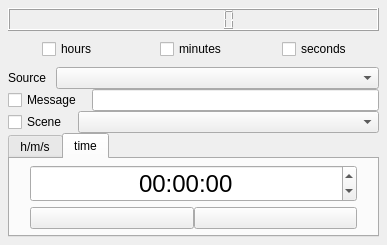
<?xml version="1.0" encoding="UTF-8"?>
<ui version="4.0">
 <class>CountdownTimer</class>
  <widget class="QWidget" name="mainLayout">
   <layout class="QGridLayout" name="gridLayout_2" rowstretch="1,0,0,0,0,0,0">
    <property name="leftMargin">
     <number>8</number>
    </property>
    <property name="topMargin">
     <number>8</number>
    </property>
    <property name="rightMargin">
     <number>8</number>
    </property>
    <property name="bottomMargin">
     <number>8</number>
    </property>
    <property name="horizontalSpacing">
     <number>-1</number>
    </property>
    <property name="verticalSpacing">
     <number>0</number>
    </property>
    <item row="3" column="0">
     <layout class="QHBoxLayout" name="sourceDropDownLayout" stretch="0,0,1">
      <property name="spacing">
       <number>-1</number>
      </property>
      <item>
       <widget class="QLabel" name="textSourceDropdownLabel">
        <property name="text">
         <string>Source</string>
        </property>
        <property name="margin">
         <number>2</number>
        </property>
       </widget>
      </item>
      <item>
       <spacer name="horizontalSpacer_3">
        <property name="orientation">
         <enum>Qt::Horizontal</enum>
        </property>
        <property name="sizeType">
         <enum>QSizePolicy::Fixed</enum>
        </property>
        <property name="sizeHint" stdset="0">
         <size>
          <width>10</width>
          <height>20</height>
         </size>
        </property>
       </spacer>
      </item>
      <item>
       <widget class="QComboBox" name="textSourceDropdownList"/>
      </item>
     </layout>
    </item>
    <item row="4" column="0">
     <layout class="QHBoxLayout" name="endMessageLayout" stretch="0,0,1">
      <property name="spacing">
       <number>-1</number>
      </property>
      <property name="sizeConstraint">
       <enum>QLayout::SetMinimumSize</enum>
      </property>
      <item>
       <widget class="QCheckBox" name="endMessageCheckBox">
        <property name="text">
         <string>Message</string>
        </property>
       </widget>
      </item>
      <item>
       <spacer name="horizontalSpacer">
        <property name="orientation">
         <enum>Qt::Horizontal</enum>
        </property>
        <property name="sizeType">
         <enum>QSizePolicy::Fixed</enum>
        </property>
        <property name="sizeHint" stdset="0">
         <size>
          <width>10</width>
          <height>20</height>
         </size>
        </property>
       </spacer>
      </item>
      <item>
       <widget class="QLineEdit" name="endMessageLineEdit"/>
      </item>
     </layout>
    </item>
    <item row="0" column="0">
     <widget class="QLCDNumber" name="timeDisplay">
      <property name="autoFillBackground">
       <bool>false</bool>
      </property>
      <property name="lineWidth">
       <number>1</number>
      </property>
      <property name="smallDecimalPoint">
       <bool>false</bool>
      </property>
      <property name="digitCount">
       <number>8</number>
      </property>
      <property name="mode">
       <enum>QLCDNumber::Bin</enum>
      </property>
      <property name="segmentStyle">
       <enum>QLCDNumber::Filled</enum>
      </property>
     </widget>
    </item>
    <item row="1" column="0">
     <layout class="QHBoxLayout" name="selectTimeFormatLayout" stretch="0,0,0">
      <property name="spacing">
       <number>0</number>
      </property>
      <property name="topMargin">
       <number>8</number>
      </property>
      <property name="rightMargin">
       <number>0</number>
      </property>
      <property name="bottomMargin">
       <number>8</number>
      </property>
      <item alignment="Qt::AlignHCenter">
       <widget class="QCheckBox" name="hoursCheckBox">
        <property name="sizePolicy">
         <sizepolicy hsizetype="Preferred" vsizetype="Fixed">
          <horstretch>0</horstretch>
          <verstretch>0</verstretch>
         </sizepolicy>
        </property>
        <property name="text">
         <string>hours</string>
        </property>
       </widget>
      </item>
      <item alignment="Qt::AlignHCenter">
       <widget class="QCheckBox" name="minutesCheckBox">
        <property name="sizePolicy">
         <sizepolicy hsizetype="Preferred" vsizetype="Fixed">
          <horstretch>0</horstretch>
          <verstretch>0</verstretch>
         </sizepolicy>
        </property>
        <property name="toolTipDuration">
         <number>-1</number>
        </property>
        <property name="text">
         <string>minutes</string>
        </property>
       </widget>
      </item>
      <item alignment="Qt::AlignHCenter">
       <widget class="QCheckBox" name="secondsCheckBox">
        <property name="sizePolicy">
         <sizepolicy hsizetype="Preferred" vsizetype="Fixed">
          <horstretch>0</horstretch>
          <verstretch>0</verstretch>
         </sizepolicy>
        </property>
        <property name="text">
         <string>seconds</string>
        </property>
       </widget>
      </item>
     </layout>
    </item>
    <item row="5" column="0">
     <layout class="QHBoxLayout" name="sceneDropdownLayout" stretch="0,0,1">
      <item>
       <widget class="QCheckBox" name="switchSceneCheckBox">
        <property name="enabled">
         <bool>true</bool>
        </property>
        <property name="text">
         <string>Scene</string>
        </property>
       </widget>
      </item>
      <item>
       <spacer name="horizontalSpacer_2">
        <property name="orientation">
         <enum>Qt::Horizontal</enum>
        </property>
        <property name="sizeType">
         <enum>QSizePolicy::Fixed</enum>
        </property>
        <property name="sizeHint" stdset="0">
         <size>
          <width>10</width>
          <height>20</height>
         </size>
        </property>
       </spacer>
      </item>
      <item>
       <widget class="QComboBox" name="sceneSourceDropdownList"/>
      </item>
     </layout>
    </item>
    <item row="6" column="0">
     <widget class="QTabWidget" name="countdownTypeTabWidget">
      <property name="sizePolicy">
       <sizepolicy hsizetype="Expanding" vsizetype="MinimumExpanding">
        <horstretch>0</horstretch>
        <verstretch>0</verstretch>
       </sizepolicy>
      </property>
      <property name="currentIndex">
       <number>1</number>
      </property>
      <property name="tabsClosable">
       <bool>false</bool>
      </property>
      <widget class="QWidget" name="setCounterPeriod">
       <attribute name="title">
        <string>h/m/s</string>
       </attribute>
       <layout class="QHBoxLayout" name="horizontalLayout_5">
        <property name="spacing">
         <number>-1</number>
        </property>
        <property name="leftMargin">
         <number>0</number>
        </property>
        <property name="topMargin">
         <number>0</number>
        </property>
        <property name="rightMargin">
         <number>0</number>
        </property>
        <property name="bottomMargin">
         <number>0</number>
        </property>
        <item>
         <layout class="QGridLayout" name="gridLayout_4">
          <property name="bottomMargin">
           <number>0</number>
          </property>
          <property name="verticalSpacing">
           <number>0</number>
          </property>
          <item row="0" column="0">
           <layout class="QHBoxLayout" name="timerLayout">
            <property name="spacing">
             <number>-1</number>
            </property>
            <property name="leftMargin">
             <number>10</number>
            </property>
            <property name="topMargin">
             <number>5</number>
            </property>
            <property name="rightMargin">
             <number>10</number>
            </property>
            <property name="bottomMargin">
             <number>5</number>
            </property>
            <item>
             <widget class="QLineEdit" name="timerHours">
              <property name="text">
               <string>0</string>
              </property>
              <property name="alignment">
               <set>Qt::AlignCenter</set>
              </property>
             </widget>
            </item>
            <item>
             <widget class="QLabel" name="timerHoursLabel">
              <property name="text">
               <string>h</string>
              </property>
             </widget>
            </item>
            <item>
             <widget class="QLineEdit" name="timerMinutes">
              <property name="text">
               <string>0</string>
              </property>
              <property name="alignment">
               <set>Qt::AlignCenter</set>
              </property>
             </widget>
            </item>
            <item>
             <widget class="QLabel" name="timerMinutesLabel">
              <property name="text">
               <string>m</string>
              </property>
             </widget>
            </item>
            <item>
             <widget class="QLineEdit" name="timerSeconds">
              <property name="text">
               <string>0</string>
              </property>
              <property name="alignment">
               <set>Qt::AlignCenter</set>
              </property>
             </widget>
            </item>
            <item>
             <widget class="QLabel" name="timerSecondsLabel">
              <property name="text">
               <string>s</string>
              </property>
             </widget>
            </item>
           </layout>
          </item>
          <item row="1" column="0">
           <layout class="QHBoxLayout" name="buttonLayout">
            <item>
             <widget class="QPushButton" name="resetButton">
              <property name="text">
               <string/>
              </property>
             </widget>
            </item>
            <item>
             <widget class="QPushButton" name="pauseButton">
              <property name="text">
               <string/>
              </property>
             </widget>
            </item>
            <item>
             <widget class="QPushButton" name="playButton">
              <property name="text">
               <string/>
              </property>
             </widget>
            </item>
           </layout>
          </item>
         </layout>
        </item>
       </layout>
      </widget>
      <widget class="QWidget" name="setCounterToTime">
       <attribute name="title">
        <string>time</string>
       </attribute>
       <layout class="QVBoxLayout" name="verticalLayout_3">
        <property name="leftMargin">
         <number>0</number>
        </property>
        <property name="topMargin">
         <number>0</number>
        </property>
        <property name="rightMargin">
         <number>0</number>
        </property>
        <property name="bottomMargin">
         <number>0</number>
        </property>
        <item>
         <layout class="QGridLayout" name="gridLayout">
          <property name="leftMargin">
           <number>20</number>
          </property>
          <property name="topMargin">
           <number>5</number>
          </property>
          <property name="rightMargin">
           <number>20</number>
          </property>
          <property name="bottomMargin">
           <number>5</number>
          </property>
          <property name="verticalSpacing">
           <number>0</number>
          </property>
          <item row="0" column="0">
           <widget class="QTimeEdit" name="timeEdit">
            <property name="font">
             <font>
              <pointsize>18</pointsize>
              <weight>50</weight>
              <bold>false</bold>
             </font>
            </property>
            <property name="wrapping">
             <bool>true</bool>
            </property>
            <property name="frame">
             <bool>true</bool>
            </property>
            <property name="alignment">
             <set>Qt::AlignCenter</set>
            </property>
            <property name="buttonSymbols">
             <enum>QAbstractSpinBox::UpDownArrows</enum>
            </property>
            <property name="showGroupSeparator" stdset="0">
             <bool>false</bool>
            </property>
            <property name="dateTime">
             <datetime>
              <hour>0</hour>
              <minute>0</minute>
              <second>0</second>
              <year>2000</year>
              <month>1</month>
              <day>4</day>
             </datetime>
            </property>
            <property name="displayFormat">
             <string>HH:mm:ss</string>
            </property>
            <property name="calendarPopup">
             <bool>false</bool>
            </property>
           </widget>
          </item>
          <item row="1" column="0">
           <layout class="QGridLayout" name="gridLayout_3">
            <property name="topMargin">
             <number>5</number>
            </property>
            <property name="verticalSpacing">
             <number>0</number>
            </property>
            <item row="0" column="0">
             <widget class="QPushButton" name="toTimeStopButton">
              <property name="text">
               <string/>
              </property>
             </widget>
            </item>
            <item row="0" column="1">
             <widget class="QPushButton" name="toTimePlayButton">
              <property name="text">
               <string/>
              </property>
             </widget>
            </item>
           </layout>
          </item>
         </layout>
        </item>
       </layout>
      </widget>
     </widget>
    </item>
   </layout>
  </widget>
 <resources/>
 <connections/>
</ui>
